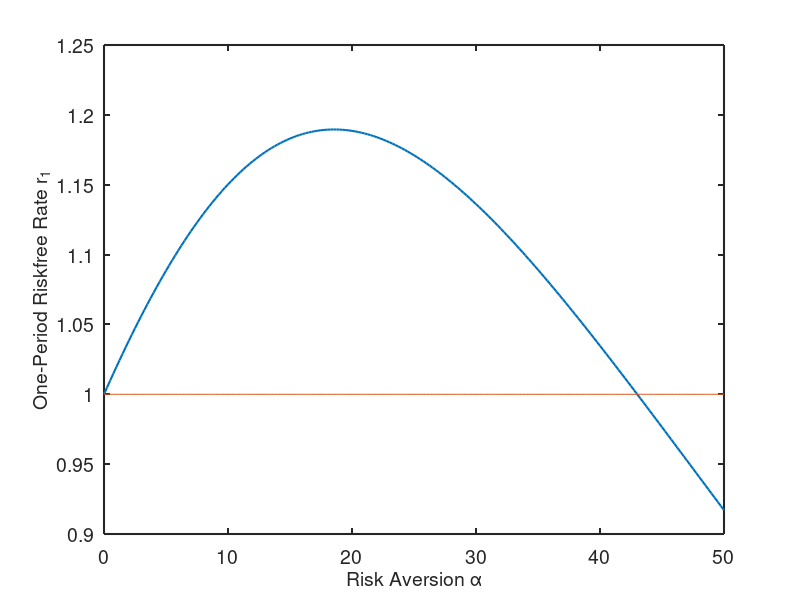
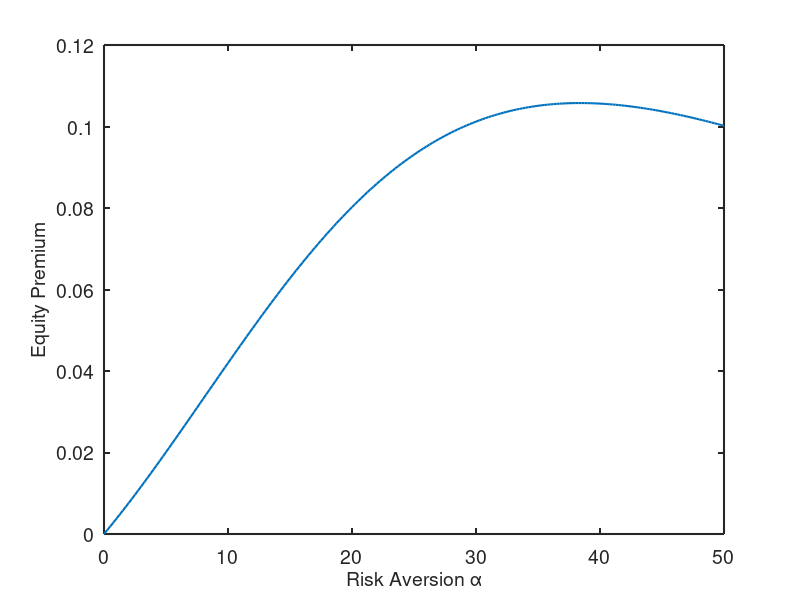
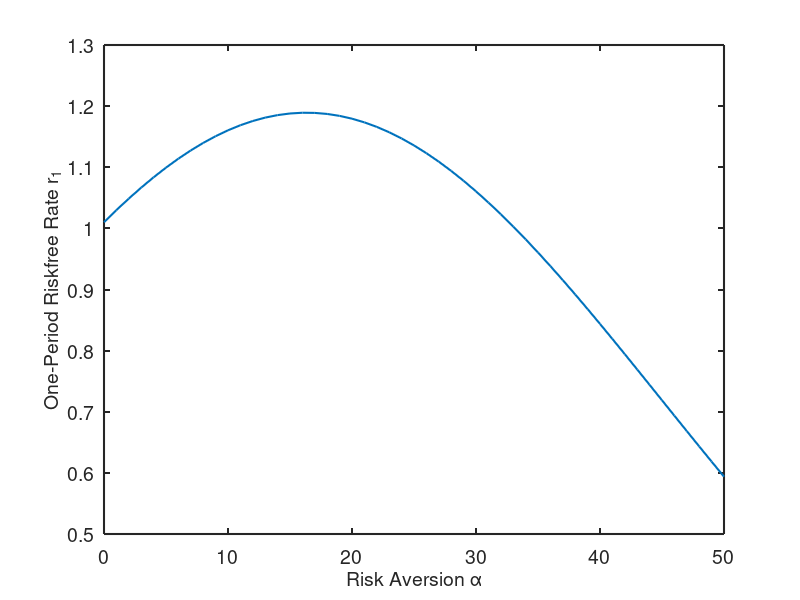
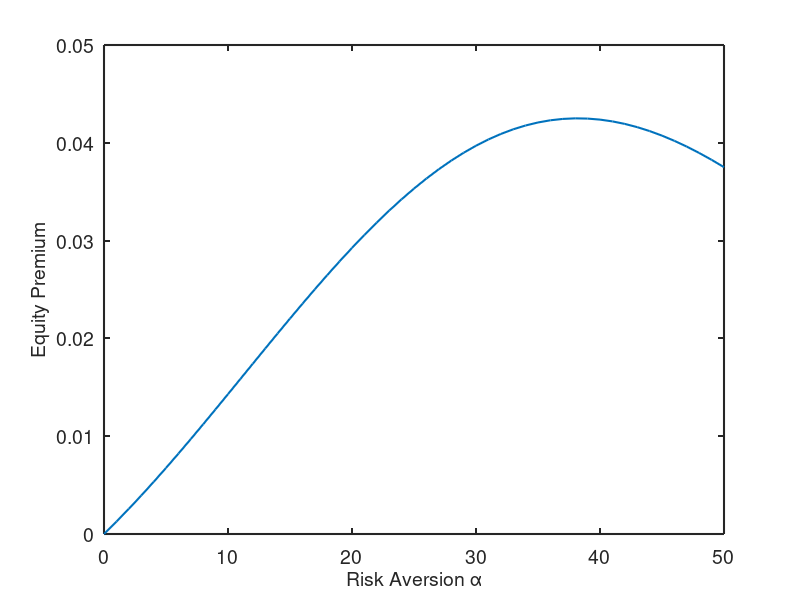

Write MATLAB code to recreate these figures, in order.
%  notes_equity_premium.m 
%  Calculations for pricing kernel chapter 
%  NYU course ECON-UB 233, Macro foundations for asset pricing.
%  Written by:  Dave Backus, February 2012 and after.
format compact
%clear all
%close all

%  1. Two-state version  

disp(' ')
disp('Equity premium calculations:  two-state version') 
disp('---------------------------------------------------------------')

%% (a) compute returns for given alpha 
disp(' ')
disp('Inputs') 
% state and consumption growth 
mu_logg = 0.0200
sigma_logg = 0.0350
omega = 1/2;

z = [-1; 1];
logg = mu_logg + sigma_logg*z;
g = exp(logg);
p = [omega; 1-omega];

% preferences and asset prices 
beta = 1
alpha = 5
lambda = 3
disp(' ')
disp('Asset prices and returns') 
m = beta*g.^(-alpha);
d = g.^lambda;

q1 = sum(p.*m) 
r1 = 1/q1

qe = sum(p.*m.*d) 
re = d/qe 
Ere = sum(p.*d)/qe 

eq_premium = Ere - r1

std_re = sqrt(sum(p.*(re-Ere).^2))

% Var_m = p(1)*m(1)^2 + p(2)*m(2)^2 - q1^2;
% Std_m = sqrt(Var_m)
% Std_m/q1

%% (b) compute for grid of alpha's for figs 
alphagrid = [0:0.25:50]';
q1grid = beta*(p(1)./g(1).^alphagrid + p(2)./g(2).^alphagrid);
r1grid = 1./q1grid;

qegrid = beta*(p(1).*d(1)./g(1).^alphagrid + p(2).*d(2)./g(2).^alphagrid);
Eregrid = sum(p.*d)./qegrid;
epgrid = Eregrid - r1grid;

% fig parameters 
FontSize = 14;
FontName = 'Helvetica';  % or 'Times' 
LineWidth = 1.5;

figure(1) 
plot(alphagrid,r1grid,'LineWidth',LineWidth)
hold on 
plot(alphagrid,0*r1grid+1)
set(gca,'LineWidth',LineWidth,'FontSize',FontSize,'FontName',FontName)
xlabel('Risk Aversion \alpha','FontSize',FontSize,'FontName',FontName)
ylabel('One-Period Riskfree Rate r_1','FontSize',FontSize,'FontName',FontName)

figure(2) 
plot(alphagrid,epgrid,'LineWidth',LineWidth)
set(gca,'LineWidth',LineWidth,'FontSize',FontSize,'FontName',FontName)
xlabel('Risk Aversion \alpha','FontSize',FontSize,'FontName',FontName)
ylabel('Equity Premium','FontSize',FontSize,'FontName',FontName)

%%
%  2. Lognormal version  

disp(' ')
disp('Equity premium calculations:  lognormal version') 
disp('---------------------------------------------------------------')

% inputs 
mu_g = 0.0200
sigma_g = 0.0350

beta = 0.99 
alphagrid = [0:1:50]';
lambda = 1;

% asset prices and returns 
q1grid = beta*exp(-alphagrid*mu_g + alphagrid.^2*sigma_g^2/2); 
r1grid = 1./q1grid; 

qegrid = beta*exp((1-alphagrid)*mu_g + (1-alphagrid).^2*sigma_g^2/2); 
Eregrid = exp(mu_g + sigma_g^2/2)./qegrid; 

epgrid = Eregrid - r1grid;
epgrid_alt = (1/beta)*exp(alphagrid*mu_g - alphagrid.^2*sigma_g^2/2).* ...
            (exp(alphagrid*lambda*sigma_g^2)-1);

figure(3) 
plot(alphagrid,r1grid,'LineWidth',LineWidth)
set(gca,'LineWidth',LineWidth,'FontSize',FontSize,'FontName',FontName)
xlabel('Risk Aversion \alpha','FontSize',FontSize,'FontName',FontName)
ylabel('One-Period Riskfree Rate r_1','FontSize',FontSize,'FontName',FontName)

figure(4) 
plot(alphagrid,epgrid_alt,'LineWidth',LineWidth)
%plot(alphagrid,qegrid./q1grid,'LineWidth',LineWidth)
set(gca,'LineWidth',LineWidth,'FontSize',FontSize,'FontName',FontName)
xlabel('Risk Aversion \alpha','FontSize',FontSize,'FontName',FontName)
ylabel('Equity Premium','FontSize',FontSize,'FontName',FontName)

%%
disp(' ')
disp('Equity premium practice problem') 
disp('---------------------------------------------------------------')

disp(' ')
disp('Inputs') 
% state and consumption growth 
z = [-1; 1];
p = [0.5; 0.5];

mu_logg = 0.0200
sigma_logg = 0.0350
logg = mu_logg + sigma_logg*z;
g = exp(logg)

% preferences and asset prices 
beta = 0.99
alpha = 5
lambda = 1

disp(' ')
disp('Asset prices and returns') 
m = beta*g.^(-alpha)
d = g.^lambda;

% returns in levels 
q1 = sum(p.*m) 
r1 = 1/q1

qe = sum(p.*m.*d) 
re = d./qe 
Ere = sum(p.*re) 

eq_premium = sum(p.*(re-r1))
Stdre = sqrt(sum(p.*(re-Ere).^2))
Sharpe_eq = eq_premium/Stdre

E_m = q1;
Var_m = sum(p.*m.^2) - sum(p.*m)^2
Std_m = sqrt(Var_m)
Sharpe_max = Std_m/E_m 

% returns in logs 
eq_premium_logs = sum(p.*(log(re)-log(r1)))
H = log(E_m) - sum(p.*log(m)) 



